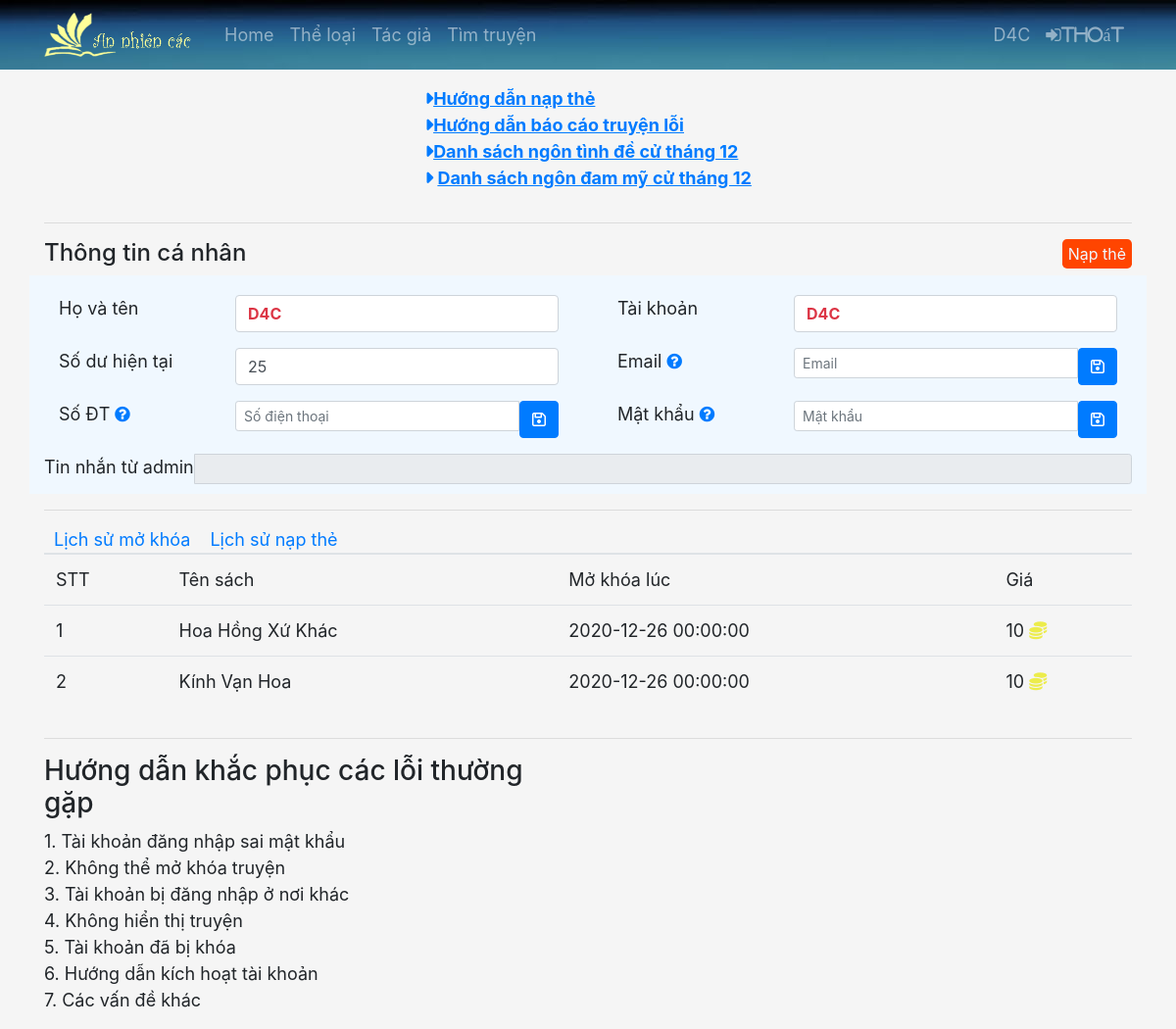
The app's page /thongtinthanhvien.php (signed in) with its own data.
### tables this page shows
CREATE TABLE `thanh_vien` (
  `ma_thanh_vien` char(20) NOT NULL,
  `mat_khau` varchar(255) NOT NULL,
  `ten_thanh_vien` varchar(40) NOT NULL,
  `email` varchar(50) DEFAULT NULL,
  `sdt` char(11) DEFAULT NULL,
  `so_tien` int(11) NOT NULL,
  `quyen` int(11) NOT NULL
);

CREATE TABLE `gio_hang` (
  `ma_giao_dich` int(11) NOT NULL,
  `ngay_mua` datetime DEFAULT NULL,
  `ma_thanh_vien` char(20) NOT NULL,
  `ma_sach` char(7) NOT NULL,
  `gia_mo_khoa` int(11) NOT NULL
);

CREATE TABLE `sach` (
  `ma_sach` char(7) NOT NULL,
  `ten_sach` varchar(100) NOT NULL,
  `mo_ta` varchar(500) DEFAULT NULL,
  `tinh_trang` varchar(15) NOT NULL,
  `hinh_anh` char(40) NOT NULL,
  `ma_tac_gia` char(7) NOT NULL,
  `luot_doc` int(11) NOT NULL,
  `gia_tien` int(11) NOT NULL,
  `khoa` int(11) NOT NULL
);

### thongtinthanhvien.php (the view, shortened to what this page needs)
<?php
include 'function.php';
$thongtinthanhvien=mysqli_query($conn,"select * from thanh_vien where ma_thanh_vien='".$_SESSION['tai_khoan_tv']."'");
$thongtin=mysqli_fetch_array($thongtinthanhvien);
?>
<div class="container">
    <hr>
    <div>
        <div class="nap btn">
            <a type="button" onclick="shownapthe();">Nạp thẻ</a>
        </div>
        <div>
            <h4>Thông tin cá nhân</h4>
            <div class="user-profile">
                <div class="row">
                    <div class="col-md-12 khungthongtin">
                        <div class="row">
                            <div class="col-md-6">
                                <form id="profile" class="form-horizontal">
                                    <div class="profile">
                                        <div class="form-group">
                                            <label class="col-sm-4 control-label">Họ và tên</label>
                                            <div class="col-sm-8">
                                            <span class="form-control input-sm"><strong class="text-danger"><?php echo $thongtin['ten_thanh_vien'] ?></strong></span>
                                            </div>
                                        </div>
                                        <div class="form-group">
                                            <label class="col-sm-4 control-label">Số dư hiện tại</label>
                                            <div class="col-sm-8">
                                            <span class="form-control input-sm"><?php echo $thongtin['so_tien'] ?></span>
                                            </div>
                                        </div>
                                        <div class="form-group">
                                            <label class="col-sm-4 control-label" >Số ĐT <a href="" data-toggle="tooltip" title="Dùng để hỗ trợ khi gặp sự cố"><i class="fa fa-question-circle"></i></a></label>
                                            <div class="col-sm-8">
                                                <div class="input-group input-group-sm">
                                                    <input class="form-control" type="text"  name="phone" value="<?php echo $thongtin['sdt'] ?>" placeholder="Số điện thoại">
                                                    <span class="input-group-btn">
                                                    <a href="" class="btn btn-primary" data-toggle="tooltip" title="Lưu">
                                                        <i class="fa fa-save"></i>
                                                    </a>
                                                    </span>
                                                </div>
                                            </div>
                                        </div>
                                    </div>
                                </form>
                            </div>
                            <div class="col-md-6">
                                <form id="profile" class="form-horizontal">
                                    <div class="form-group">
                                        <label class="col-sm-4 control-label" for="thanh_vien_id">Tài khoản</label>
                                        <div class="col-sm-8">
                                            <span class="form-control input-sm"><strong class="text-danger"><?php echo $thongtin['ma_thanh_vien'] ?></strong></span>
                                        </div>
                                    </div>
                                    <div class="form-group">
                                        <label class="col-sm-4 control-label" >Email <a href="" data-toggle="tooltip" title="Dùng để đăng nhập bằng tài khoản"><i class="fa fa-question-circle"></i></a></label>
                                        <div class="col-sm-8">
                                            <div class="input-group input-group-sm">
                                                <input class="form-control" type="text"  name="email" value="<?php echo $thongtin['email'] ?>" placeholder="Email">
                                                <span class="input-group-btn">
                                                    <a href="" class="btn btn-primary" data-toggle="tooltip" title="Lưu" id="update-email">
                                                        <i class="fa fa-save"></i>
                                                    </a>
                                                </span>
                                            </div>
                                        </div>
                                    </div>
                                    <div class="form-group">
                                        <label class="col-sm-4 control-label" for="password">Mật khẩu <a href="" data-toggle="tooltip" title="Dùng để đăng nhập bằng tài khoản"><i class="fa fa-question-circle"></i></a></label>
                                        <div class="col-sm-8">
                                            <div class="input-group input-group-sm">
                                                <input class="form-control" type="text" id="password" name="password" value="" placeholder="Mật khẩu">
                                                <span class="input-group-btn">
                                                    <a href="" class="btn btn-primary" data-toggle="tooltip" title="Lưu" >
                                                        <i class="fa fa-save"></i>
                                                    </a>
                                                </span>
                                            </div>
                                        </div>
                                    </div>
                                </form>
                            </div>
                        </div>
                        <div class="row">
                            <div class="col-md-12">
                                <div class="input-group input-group-sm">
                                    <span class="input-group-addon">Tin nhắn từ admin</span>
                                        <input type="text" name="" value="" class="form-control" readonly />
                                </div>
                            </div>
                        </div>
                    </div>
                </div>
            </div>
        </div>
        <hr>
        <div>
            <div class="row">
                <div class="col-md-12">
                    <ul class="nav nav-tabs">
                        <li style="margin-left: 10px;margin-right:10px"><a href="#mo-khoa" data-toggle="tab">Lịch sử mở khóa</a></li>
                        <li style="margin-left: 10px;margin-right:10px"><a href="#nap-the" data-toggle="tab">Lịch sử nạp thẻ</a></li>
                    </ul>
                    <div class="tab-content">
                        <div class="tab-pane active" id="mo-khoa">
                            <div class="">
                                <table class="table">
                                    <thead>
                                        <tr>
                                            <td class="text-left">STT</td>
                                            <td class="text-left">Tên sách</td>
                                            <td class="text-left">Mở khóa lúc</td>
                                            <td class="text-left">Giá</td>
                                        </tr>
                                    </thead>
                                    <tbody>
                                        <?php
                                            $mokhoa=mysqli_query($conn,"select * from gio_hang gh join sach s on gh.ma_sach=s.ma_sach where ma_thanh_vien='".$_SESSION['tai_khoan_tv']."'");
                                            if(mysqli_num_rows($mokhoa)>0){
                                                $stt=1;
                                                while($ketqua=mysqli_fetch_array($mokhoa)){
                                                    echo'
                                                    <tr>
                                                        <td class="text-left">'.$stt.'</td>
                                                        <td class="text-left">'.$ketqua['ten_sach'].'</td>
                                                        <td class="text-left">'.$ketqua['ngay_mua'].'</td>
                                                        <td class="text-left">'.$ketqua['gia_mo_khoa'].' <i class="fas fa-coins    "></td>
                                                    </tr>
                                                    ';
                                                    $stt=$stt+1;
                                                }
                                            }else{
                                                echo '
                                                <tr>
                                                    <td colspan="4" class="text-left">Chưa có dữ liệu.</td>
                                                </tr>
                                                ';
                                            };
                                        ?>
                                    </tbody>
                                </table>
                            </div>
                        </div>
                    </div>
                </div>
            </div>
        </div>
    </div>
    <hr>
    <div class="row">
        <div class="col-md-6">
        <h3 class="title">Hướng dẫn khắc phục các lỗi thường gặp</h3>
        <p>1. Tài khoản đăng nhập sai mật khẩu<br>
        2. Không thể mở khóa truyện<br>
        3. Tài khoản bị đăng nhập ở nơi khác<br>
        4. Không hiển thị truyện<br>
        5. Tài khoản đã bị khóa<br>
        6. Hướng dẫn kích hoạt tài khoản<br>
        7. Các vấn đề khác
        </div>
    <div class="col-md-6">
    </div>
  </div>
</div>

### main.css (style rules this page uses)
html { height: 100%; }
.form-group { display: flex; }
.khungthongtin { background-color: aliceblue; padding-top: 20px; padding-bottom: 10px; }
.fa-coins { color:#e8e805b5 ; }
.nap { float: right; background-color: orangered; }
.nap { float: right; background-color: orangered; color: aliceblue; padding: 2px 5px 2px 5px; border-radius: 0.3rem; text-transform: none; }

### records on screen
thanh_vien: ten_thanh_vien "D4C", so_tien "25", ma_thanh_vien "D4C"
gio_hang: ma_sach.ten_sach "Hoa Hồng Xứ Khác", ngay_mua "2020-12-26 00:00:00", gia_mo_khoa "10"
gio_hang: ma_sach.ten_sach "Kính Vạn Hoa", ngay_mua "2020-12-26 00:00:00", gia_mo_khoa "10"

### other values on screen
$_SESSION['ten_tk'] "D4C"
